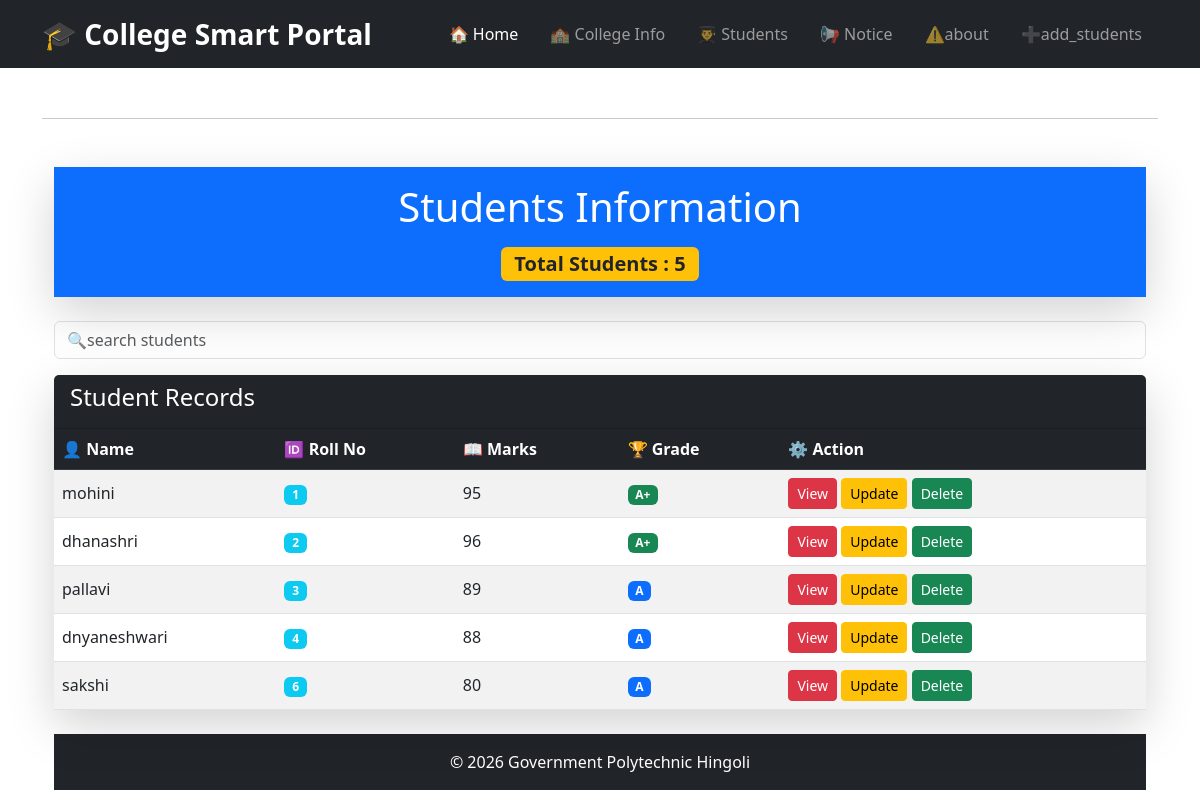
/students, run on the app's committed database.
### tables this page shows
CREATE TABLE stud (
            id INTEGER PRIMARY KEY AUTOINCREMENT,
            name TEXT NOT NULL,
            roll_no INTEGER NOT NULL,
            marks INTEGER NOT NULL
        );

### app.py (the view)
@app.route('/students')
def students():
    search=request.args.get('search','')
    conn=get_db(MOHINI_DB)
    if search:
         students=conn.execute(
              "SELECT *FROM stud WHERE name LIKE ?",
              ('%' + search + '%',)).fetchall()
    else:
        students=conn.execute(
              "SELECT *FROM stud").fetchall()
        conn.close()
    return render_template('students.html',students=students)

### database.py (called while the page is built)
def get_db(MOHINI_DB):
    conn = sqlite3.connect(MOHINI_DB)
    conn.row_factory = sqlite3.Row
    return conn

### templates/students.html (shortened to what this page needs)
{% extends "base.html" %}
{% block content %}
<div class="container mt-5">
    <div class="card shadow-lg border-0 mb-4">
        <div class="card-body text-center bg-primary text-white">
            <h1 class="display-6">
                Students Information
            </h1>
            <span class="badge bg-warning text-dark fs-5 mt-2">
                Total Students : {{ students|length }}
            </span>
        </div>
    </div>
    <form method="GET" action ="/students">
        <div class="card-shadow-sm border-0 mb-3">
        <div class="card-body">
        <input type="text"
        name="search"
        class="form-control w-100"
        placeholder="🔍search students">
        </div>
        </div>
    </form>
    <div class="card shadow-lg border-0">
        <div class="card-header bg-dark text-white">
            <h4>
                Student Records
            </h4>
        </div>
        <div class="table-responsive">
            <table class="table table-hover table-striped mb-0 align-middle">
                <thead class="table-dark">
                    <tr>
                        <th>👤 Name</th>
                        <th>🆔 Roll No</th>
                        <th>📖 Marks</th>
                        <th>🏆 Grade</th>
                        <th>⚙️ Action</th>
                    </tr>
                </thead>
                <tbody>
                {% if students %}
                    {% for student in students %}
                    <tr>
                        <td>{{ student.name }}</td>
                        <td>
                            <span class="badge bg-info">
                                {{ student.roll_no }}
                            </span>
                        </td>
                        <td>{{ student.marks }}</td>
                        <td>
                            {% if student.marks >= 90 %}
                                <span class="badge bg-success">A+</span>
                            {% elif student.marks >= 80 %}
                                <span class="badge bg-primary">A</span>
                            {% elif student.marks >= 70 %}
                                <span class="badge bg-warning text-dark">B+</span>
                            {% elif student.marks >= 60 %}
                                <span class="badge bg-info">B</span>
                            {% elif student.marks >= 50 %}
                                <span class="badge bg-secondary">C</span>
                            {% else %}
                                <span class="badge bg-danger">Fail</span>
                            {% endif %}
                        </td>
                        <td>
                            <a href="{{ url_for('detail', id=student.id) }}"
                               class="btn btn-danger btn-sm">
                                View
                            </a>
                            <a href="{{ url_for('edit_student', id=student.id) }}"
                               class="btn btn-warning btn-sm">
                                Update
                            </a>
                            <a href="{{ url_for('delete_student', id=student.id) }}"
                               class="btn btn-success btn-sm"
                               onclick="return confirm('Are you sure you want to delete this student?')">
                                Delete
                            </a>
                        </td>
                    </tr>
                    {% endfor %}
                {% else %}
                    <tr>
                        <td colspan="5" class="text-center text-muted py-4">
                            No Students Found
                        </td>
                    </tr>
                {% endif %}
                </tbody>
            </table>
        </div>
    </div>
    <div class="card-footer bg-dark text-white text-center py-3 mt-4">
        © 2026 Government Polytechnic Hingoli
    </div>
</div>
{% endblock %}

### templates/base.html (shortened to what this page needs)
<!DOCTYPE html>
<html>
   <head>
        <link href="https://cdn.jsdelivr.net/npm/bootstrap@5.3.0/dist/css/bootstrap.min.css"rel="stylesheet">
    </head>
    <body>
    <nav class="navbar navbar-expand-lg navbar-dark bg-dark ">
    <div class="container">
             <a class="navbar-brand fw-bold fs-3" href="/">🎓 College Smart Portal </a>
        <div class="collapse navbar-collapse" id="navbarNav">
            <ul class="navbar-nav ms-auto">
                <li class="nav-item">
                    <a class="nav-link active px-3" href="/"> 🏠 Home </a>
                </li>
                <li class="nav-item">
                    <a class="nav-link px-3" href="/college_info"> 🏫 College Info</a>
                </li>
                <li class="nav-item">
                    <a class="nav-link px-3" href="/students">👨‍🎓 Students</a>
                </li>
                <li class="nav-item">
                    <a class="nav-link px-3" href="/notices">📢 Notice </a>
                </li>
                <li class="nav-item">
                    <a class="nav-link px-3" href="/about">⚠️about</a>
                </li>
                <li class="nav-item">
                    <a class="nav-link px-3" href="/add_students">➕add_students</a>
            </ul>
        </div>
    </div>
</nav>
                <button class="navbar-toggler" type="button"
                    data-bs-toggle="collapse"
                    data-bs-target="#navbarNav">
                <span class="navbar-toggler-icon"></span>
                </button>
        <div class="container mt-4">
         <hr>
    {% block content %}
    {% endblock %}
 </html>

### data on the page
stud: name "mohini", roll_no "1", marks "95", shows "A+"
stud: name "dhanashri", roll_no "2", marks "96", shows "A+"
stud: name "pallavi", roll_no "3", marks "89", shows "A"
stud: name "dnyaneshwari", roll_no "4", marks "88", shows "A"
stud: name "sakshi", roll_no "6", marks "80", shows "A"

### other printed values
{{ students|length }} "5"
